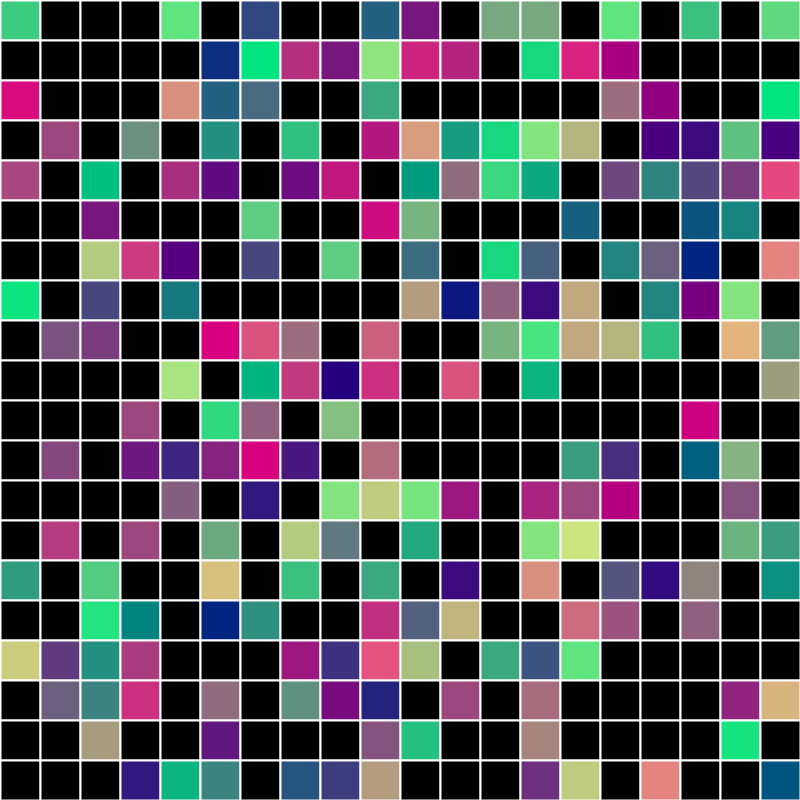
Frame 1 (no input)
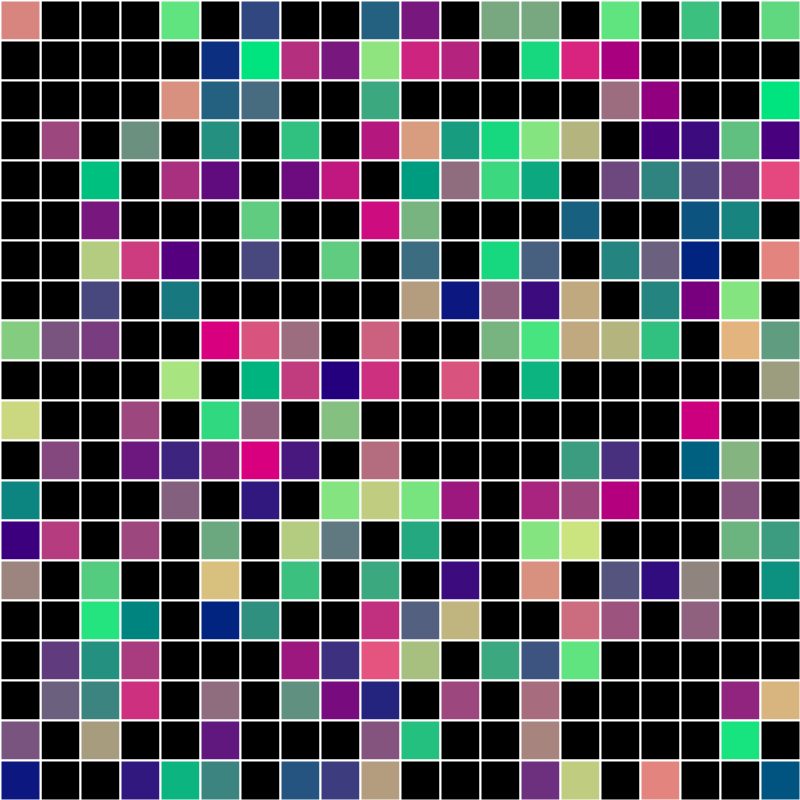
Frame 2 (the mouse pressed at the canvas centre, redrawn once)

The Processing sketch that drew these frames (run headless with seeded random() and noise(); the mouse was pressed at the canvas centre and the sketch redrawn once):

// Processing sketch: grid_5
// ── grid_5.pde
int videoScale = 40;
int cols, rows;
int[] colors;
boolean red = false;
int frameCounter = 0;

void setup() {
  size(800, 800);
  
  cols = width/videoScale;
  rows = height/videoScale;
  print(cols, "columns\n");
  print(rows, "rows\n");
  
  strokeWeight(2);
  
  colors = new int[cols * rows];
  for (int i = 0; i < cols; i++) {
    for (int j = 0; j < rows; j++) {
      int red = (255 / cols) * i;
      int green = (255 / rows) * j;
      
      color c = color(red, green, 127);
      colors = append(colors, c);
    }
  }
  
  noLoop();
}

void draw() {
  color c;
  
    for (int i = 0; i < cols; i++) {
      for (int j = 0; j < rows; j++) {
        
          int x = i * videoScale;
          int y = j * videoScale;
          
          c = colors[int(random(0, colors.length))];
          
          if (frameCounter%(x+1)==0) {
            fill(c);
            stroke(255);
            
            rect(x, y, videoScale, videoScale);
          }
      }
    }
  
  frameCounter++;
}

void mousePressed() {
  loop();
}

void mouseReleased() {
  noLoop();
}
